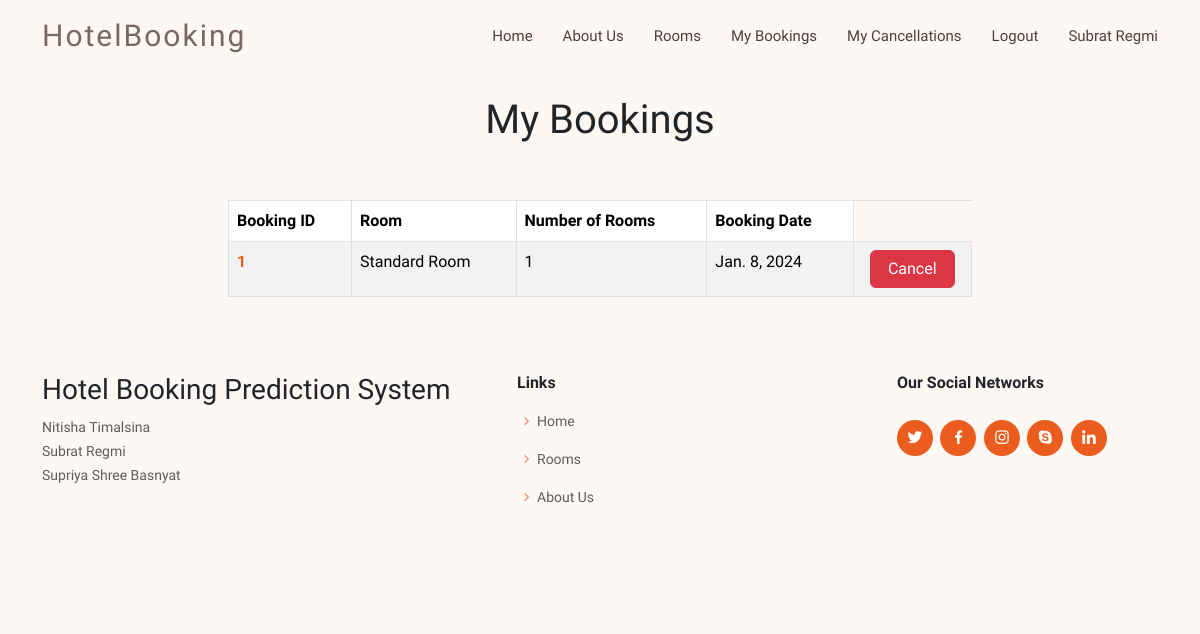
Before: /my_bookings/ (signed in) with the older database file.
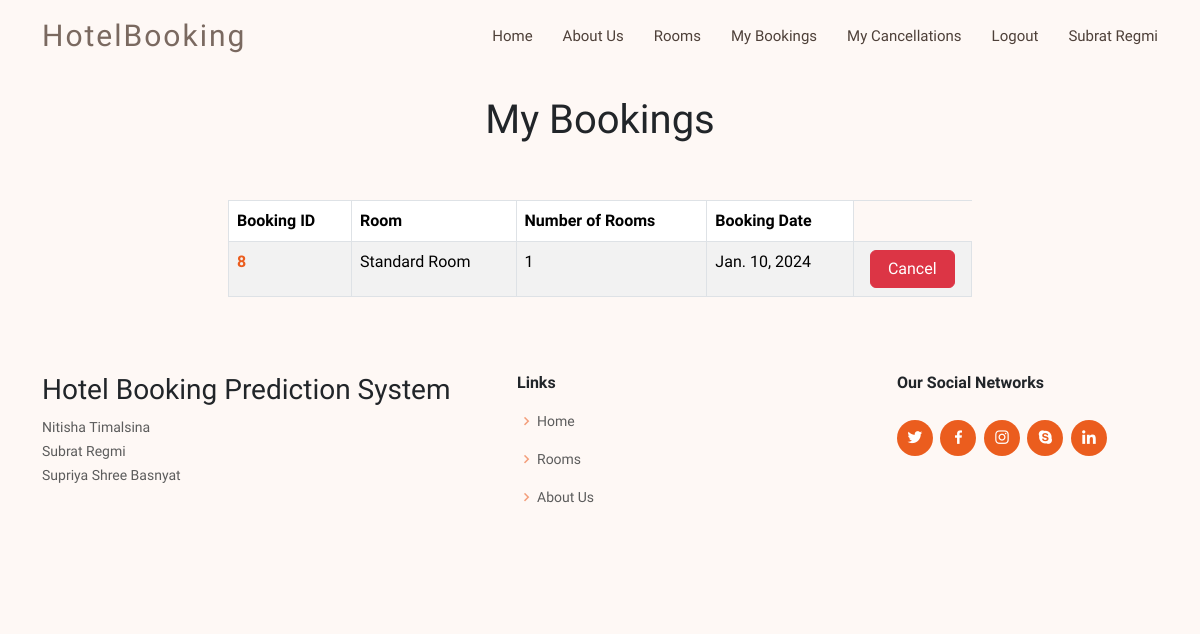
After: the same page with the newer database file.
### shared/models.py (models this page shows, shortened)
class Booking(models.Model):
    MealPlan = (
        ('Not Selected', 'None'),
        ('Meal Plan 1', 'Dinner'),
        ('Meal Plan 2', 'Dinner and Breakfast'),
        ('Meal Plan 3', 'Dinner, Breakfast, and Lunch'),
    )
    Branch = (
        ('Branch 1', 'Branch 1'),
        ('Branch 2', 'Branch 2'),
        ('Branch 3', 'Branch 3'),
        ('Branch 4', 'Branch 4'),
        ('Branch 5', 'Branch 5'),
    )
    CheckedInStatus = (
        ('True','Checked In'),
        ('False','Not Checked In'),
    )
    room = models.ForeignKey(Room, on_delete=models.CASCADE)
    customer = models.ForeignKey(CustomUser, on_delete=models.CASCADE)
    no_of_rooms = models.PositiveIntegerField(default=1)
    no_of_adults = models.PositiveIntegerField(default = 1)
    no_of_children = models.IntegerField(default = 0)
    checkin_date = models.DateField(default = datetime.now().date())
    checkin_month = models.IntegerField(null = True)
    checkin_day = models.IntegerField(null = True)
    checkout_date = models.DateField(default = datetime.now().date() + timedelta(days=1))
    booking_date = models.DateField(default = datetime.now().date())
    no_of_days = models.IntegerField(blank = True, null = True)
    weeknights = models.IntegerField(null = True)
    weekend_nights = models.IntegerField(null = True)
    lead_time = models.IntegerField(blank = True, null = True)
    meal_plan = models.CharField(max_length=255, choices = MealPlan, default = 'None')
    car_parking = models.BooleanField(default = False)
    branch = models.CharField(max_length=255, choices=Branch, default ='Branch 1')
    children_meal = models.BooleanField(default = False, null = True)
    city_map = models.BooleanField(default = False, null = True)
    tour_guide = models.BooleanField(default = False, null = True)
    airport_pickup = models.BooleanField(default = False, null = True)
    wheelchair = models.BooleanField(default = False, null = True)
    no_of_special_requests = models.IntegerField(null = True)
    dynamic_price = models.DecimalField(max_digits = 10, decimal_places = 2, null = True)
    status = models.BooleanField(null = True)
    processed = models.BooleanField(default = False)
    checked_in_status = models.CharField(null = True,max_length = 20, choices = CheckedInStatus)
    prediction_status = models.BooleanField(null = True)

class Room(models.Model):
    name = models.CharField(max_length=50)
    price = models.DecimalField(max_digits=5, default = 0, decimal_places=2)
    description = models.CharField(max_length=250, blank = True, null = True)
    image = models.ImageField(upload_to = 'uploads/rooms', null=True)
    max_capacity = models.PositiveIntegerField(null = True)

### customer/views.py (the view)
# urls.py: path('my_bookings/', views.my_bookings, name = 'my_bookings'),
@login_required(login_url="login_user")
def my_bookings(request):
    customer = request.user
    bookings = Booking.objects.filter(customer = customer, status = None)
    return render(request, 'customer/my_bookings.html', {'bookings':bookings})

### customer/templates/customer/my_bookings.html (shortened to what this page needs)
{% extends "customer/base.html" %}
{% block content %}
<br/>
<div  class = 'col-md-8 offset-md-2'>
<h1 class = 'text-center'>My Bookings</h1>
</div>
<br/>
<div id = "bgcolor">
<div class = 'container'>
    <div  class = 'col-md-8 offset-md-2'>
      <br/>
    {% if bookings %}
    <table class="table table-striped table-bordered">
    <thead>
      <tr>
        <th scope="col">Booking ID</th>
        <th scope="col">Room</th>
        <th scope="col">Number of Rooms</th>
        <th scope="col">Booking Date</th>
      </tr>
    </thead>
    <tbody>
        {% for booking in  bookings  %}
      <tr>
        <th scope="row"><a href = {% url "booking_details" booking.id %}>{{booking.id}}</a></th>
        <td>{{booking.room.name}}</td>
        <td>{{booking.no_of_rooms}}</td>
        <td>{{booking.booking_date}}</td>
        <td >
            <form method="post" action="{% url 'cancel_booking' booking.id %}">
                <button type="submit" class="btn btn-danger col-md-10 offset-1 ">Cancel</button>
            </form>
        </td>
      </tr>
      {% endfor %}
    </tbody>
  </table>
  {% else %}
  <div class = 'col-md-4 offset-md-3'>
  <h3 class = 'text-danger'><Strong>No Bookings Found!!</Strong></h3><br/>
  <a class = 'btn btn-primary offset-md-2' href = "{% url "rooms" %}">Book Now</a>
  </div>
  <br/>
  {% endif %}
</div>
</div></div>
{% endblock content %}

Changed rows visible on the page:
no longer on this page (row edited): Booking: id "1", room.name "Standard Room", no_of_rooms "1", booking_date "Jan. 8, 2024"
added Booking: id "8", room.name "Standard Room", no_of_rooms "1", booking_date "Jan. 10, 2024"
